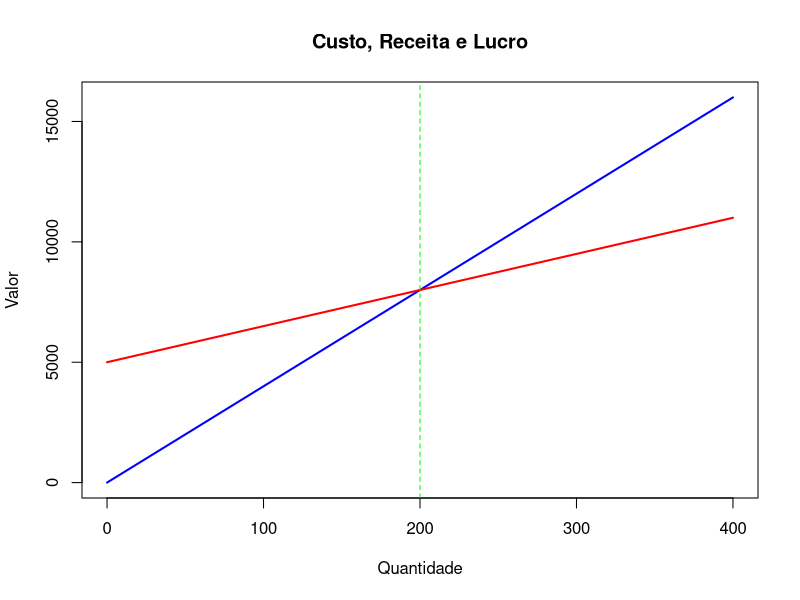

Write R code to recreate this figure.
C <- function(x) 5000 + 15 * x
R <- function(x) 40 * x
L <- function(x) R(x) - C(x)

t1 <- L(100)
t2 <- L(150)
t3 <- L(200)
t4 <- L(250)

Equilibrio <- uniroot(L,c(0,1000))

valores_x <- seq(0,400, by = 1)
valores_c <- C(valores_x)
valores_r <- R(valores_x)
valores_l <- L(valores_x)

# Graph

plot(
  valores_x,
  valores_r,
  type = "l",
  col = "blue",
  lwd = 2,
  ylim = range(c(valores_c,valores_r)),
  xlab = "Quantidade",
  ylab = "Valor",
  main = "Custo, Receita e Lucro"
)

lines(valores_x,
      valores_c,
      col = "red",
      lwd = 2
      )
abline(v = Equilibrio$root,
       col = "green",
       lty = 2
       )
